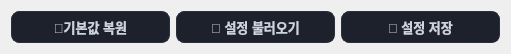
   <widget class="QWidget" name="layoutWidget0">
    <property name="geometry">
     <rect>
      <x>790</x>
      <y>450</y>
      <width>511</width>
      <height>34</height>
     </rect>
    </property>
    <layout class="QHBoxLayout" name="actionButtonLayout">
     <item>
      <widget class="QPushButton" name="restoreDefaultsButton">
       <property name="minimumSize">
        <size>
         <width>100</width>
         <height>32</height>
        </size>
       </property>
       <property name="styleSheet">
        <string notr="true">QPushButton {
    background-color: #1d212c;
    color: #cdd2e0;
    border: 1px solid #2a2f3d;
    border-radius: 8px;
    padding: 6px 16px;
    font-size: 13px;
    font-weight: 500;
}
QPushButton:hover { background-color: #262b3a; border-color: #7c6cff; color: #f4f5f8; }
QPushButton:pressed { background-color: #14161f; }
QPushButton:disabled { background-color: #14161f; color: #565d72; border-color: #202430; }</string>
       </property>
       <property name="text">
        <string>🔄기본값 복원</string>
       </property>
      </widget>
     </item>
     <item>
      <widget class="QPushButton" name="loadConfigButton">
       <property name="minimumSize">
        <size>
         <width>100</width>
         <height>32</height>
        </size>
       </property>
       <property name="styleSheet">
        <string notr="true">QPushButton {
    background-color: #1d212c;
    color: #cdd2e0;
    border: 1px solid #2a2f3d;
    border-radius: 8px;
    padding: 6px 16px;
    font-size: 13px;
    font-weight: 500;
}
QPushButton:hover { background-color: #262b3a; border-color: #7c6cff; color: #f4f5f8; }
QPushButton:pressed { background-color: #14161f; }
QPushButton:disabled { background-color: #14161f; color: #565d72; border-color: #202430; }</string>
       </property>
       <property name="text">
        <string>📂 설정 불러오기</string>
       </property>
      </widget>
     </item>
     <item>
      <widget class="QPushButton" name="saveConfigButton">
       <property name="minimumSize">
        <size>
         <width>100</width>
         <height>32</height>
        </size>
       </property>
       <property name="styleSheet">
        <string notr="true">QPushButton {
    background-color: #1d212c;
    color: #cdd2e0;
    border: 1px solid #2a2f3d;
    border-radius: 8px;
    padding: 6px 16px;
    font-size: 13px;
    font-weight: 500;
}
QPushButton:hover { background-color: #262b3a; border-color: #7c6cff; color: #f4f5f8; }
QPushButton:pressed { background-color: #14161f; }
QPushButton:disabled { background-color: #14161f; color: #565d72; border-color: #202430; }</string>
       </property>
       <property name="text">
        <string>💾 설정 저장</string>
       </property>
      </widget>
     </item>
    </layout>
   </widget>
